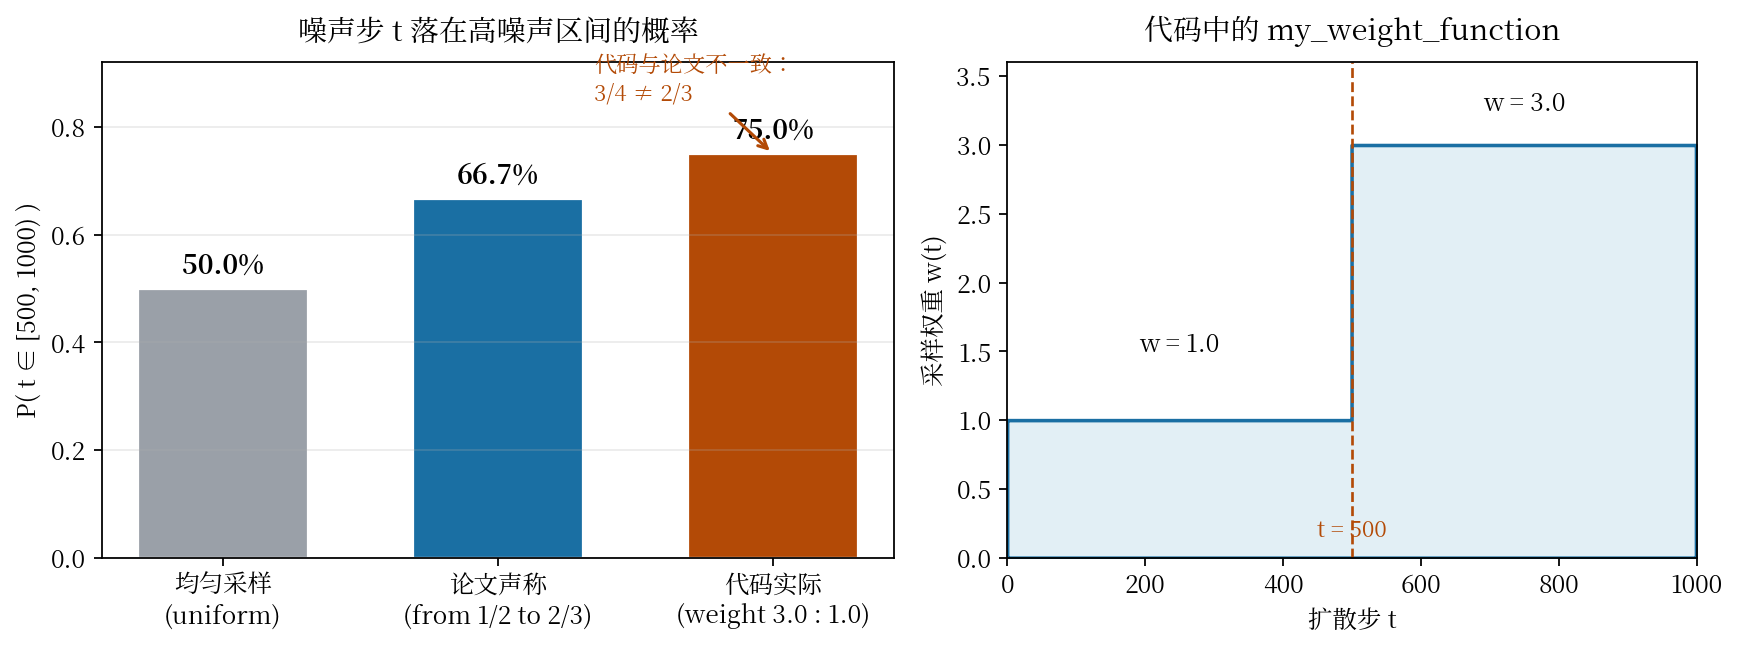

Write the Python code that produced this figure.
# -*- coding: utf-8 -*-
"""ReSim 不平衡噪声采样：均匀采样 vs 论文声称 vs 代码实际。"""
import matplotlib
matplotlib.use("Agg")
import matplotlib.pyplot as plt
import numpy as np

from matplotlib.font_manager import FontProperties
_ZH = FontProperties(fname="/usr/share/fonts/opentype/noto/NotoSerifCJK-Regular.ttc")
plt.rcParams["font.family"] = _ZH.get_name()
plt.rcParams["font.size"] = 11
plt.rcParams["axes.unicode_minus"] = False

fig, axes = plt.subplots(1, 2, figsize=(11, 4.2), gridspec_kw={"width_ratios": [1.15, 1]})

# 左：三种采样下 P(t in [500,1000]) 的对比
ax = axes[0]
labels = ["均匀采样\n(uniform)", "论文声称\n(from 1/2 to 2/3)", "代码实际\n(weight 3.0 : 1.0)"]
vals = [0.5, 2 / 3, 0.75]
colors = ["#9aa0a8", "#1a6fa3", "#b34a06"]
bars = ax.bar(labels, vals, color=colors, width=0.62, edgecolor="white")
for b, v in zip(bars, vals):
    ax.text(b.get_x() + b.get_width() / 2, v + 0.015, f"{v:.1%}",
            ha="center", va="bottom", fontsize=12, fontweight="bold")
ax.set_ylim(0, 0.92)
ax.set_ylabel("P( t ∈ [500, 1000) )")
ax.set_title("噪声步 t 落在高噪声区间的概率", fontsize=13, pad=10)
ax.grid(axis="y", alpha=0.25)
ax.annotate("代码与论文不一致：\n3/4 ≠ 2/3",
            xy=(2, 0.75), xytext=(1.35, 0.85),
            fontsize=10, color="#b34a06",
            arrowprops=dict(arrowstyle="->", color="#b34a06", lw=1.4))

# 右：权重函数形状
ax = axes[1]
t = np.arange(0, 1000)
w = np.where(t >= 500, 3.0, 1.0)
ax.fill_between(t, 0, w, step="mid", color="#e2eff5", edgecolor="#1a6fa3", lw=1.6)
ax.set_xlim(0, 1000)
ax.set_ylim(0, 3.6)
ax.set_xlabel("扩散步 t")
ax.set_ylabel("采样权重 w(t)")
ax.set_title("代码中的 my_weight_function", fontsize=13, pad=10)
ax.text(250, 1.5, "w = 1.0", ha="center", fontsize=11)
ax.text(750, 3.25, "w = 3.0", ha="center", fontsize=11)
ax.axvline(500, color="#b34a06", ls="--", lw=1.2)
ax.text(500, 0.15, "t = 500", ha="center", fontsize=10, color="#b34a06")

fig.tight_layout()
fig.savefig("/home/hatch/workspace/your_files/paper-xray-100/papers/046-WM-resim/fig-noise-sampling.png",
            dpi=160, bbox_inches="tight")
print("saved fig-noise-sampling.png")
